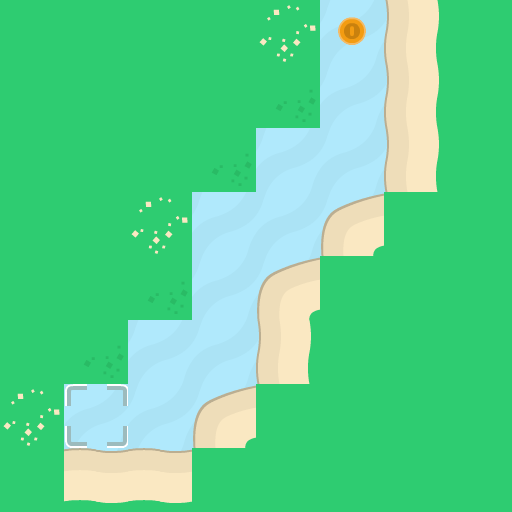

A 2D game scene composited from a Tiled map and its tileset images. What follows is a short description and the map's XML, with every tile layer's data as written:
An orthogonal 8x8 tile map with 64x64 px tiles, 3 tile layers (background, walls, objects).

<map version="1.10" tiledversion="1.11.2" orientation="orthogonal" renderorder="right-down" width="8" height="8" tilewidth="64" tileheight="64" infinite="0" nextlayerid="5" nextobjectid="1">
 <properties>
  <property name="character_bottom" value="[[16,0]]" />
  <property name="character_left" value="[[16,3]]" />
  <property name="character_right" value="[[16,2]]" />
  <property name="character_top" value="[[16,1]]" />
 </properties>
 <tileset firstgid="1" source="tiles_sheet.tsx" />
 <layer id="4" name="background" width="8" height="8">
  <data encoding="csv">
77,77,77,77,77,77,77,77,
77,77,77,77,77,77,77,77,
77,77,77,77,77,77,77,77,
77,77,77,77,77,77,77,77,
77,77,77,77,77,77,77,77,
77,77,77,77,77,77,77,77,
77,77,77,77,77,77,77,77,
77,77,77,77,77,77,77,77
</data>
 </layer>
 <layer id="1" name="walls" width="8" height="8">
  <data encoding="csv">
24,24,24,24,25,0,23,24,
24,24,24,24,42,0,23,24,
24,24,24,42,0,0,23,24,
24,24,25,0,0,6,24,24,
24,24,42,0,6,24,24,24,
24,42,0,0,23,24,24,24,
25,0,0,6,24,24,24,24,
24,7,7,24,24,24,24,24
</data>
 </layer>
 <layer id="3" name="objects" width="8" height="8">
  <data encoding="csv">
0,0,0,0,0,85,0,0,
0,0,0,0,0,0,0,0,
0,0,0,0,0,0,0,0,
0,0,0,0,0,0,0,0,
0,0,0,0,0,0,0,0,
0,0,0,0,0,0,0,0,
0,102,0,0,0,0,0,0,
0,0,0,0,0,0,0,0
</data>
 </layer>
</map>
